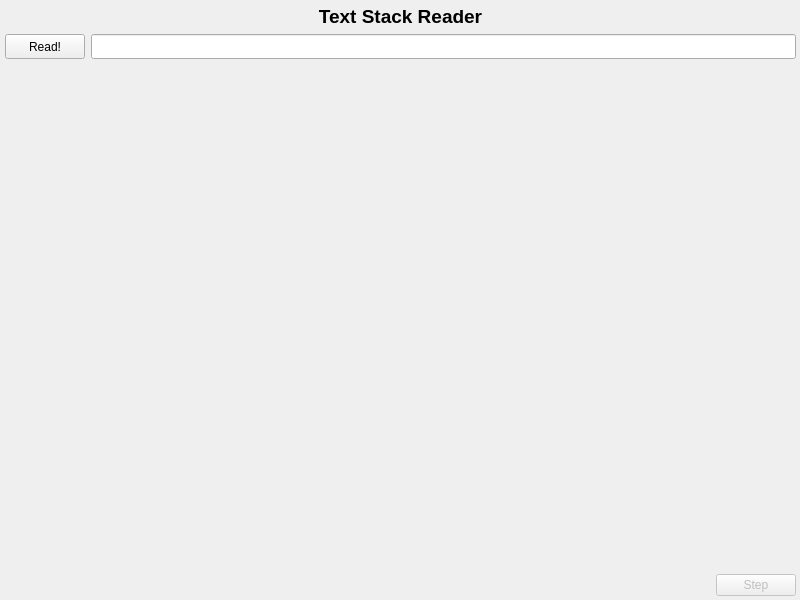
<?xml version="1.0" encoding="UTF-8"?>
<ui version="4.0">
 <class>MainWindow</class>
 <widget class="QMainWindow" name="MainWindow">
  <property name="geometry">
   <rect>
    <x>0</x>
    <y>0</y>
    <width>800</width>
    <height>600</height>
   </rect>
  </property>
  <property name="windowTitle">
   <string>MainWindow</string>
  </property>
  <widget class="QWidget" name="centralWidget">
   <widget class="QWidget" name="verticalLayoutWidget">
    <property name="geometry">
     <rect>
      <x>0</x>
      <y>0</y>
      <width>801</width>
      <height>601</height>
     </rect>
    </property>
    <layout class="QVBoxLayout" name="verticalLayout">
     <property name="leftMargin">
      <number>5</number>
     </property>
     <property name="topMargin">
      <number>5</number>
     </property>
     <property name="rightMargin">
      <number>5</number>
     </property>
     <property name="bottomMargin">
      <number>5</number>
     </property>
     <item>
      <widget class="QLabel" name="name">
       <property name="font">
        <font>
         <pointsize>14</pointsize>
         <weight>75</weight>
         <bold>true</bold>
        </font>
       </property>
       <property name="text">
        <string>Text Stack Reader</string>
       </property>
       <property name="alignment">
        <set>Qt::AlignCenter</set>
       </property>
      </widget>
     </item>
     <item>
      <layout class="QHBoxLayout" name="header_layout">
       <item>
        <widget class="QPushButton" name="input_button">
         <property name="sizePolicy">
          <sizepolicy hsizetype="Preferred" vsizetype="Preferred">
           <horstretch>0</horstretch>
           <verstretch>0</verstretch>
          </sizepolicy>
         </property>
         <property name="text">
          <string>Read!</string>
         </property>
        </widget>
       </item>
       <item>
        <widget class="QLineEdit" name="input">
         <property name="sizePolicy">
          <sizepolicy hsizetype="Expanding" vsizetype="Preferred">
           <horstretch>0</horstretch>
           <verstretch>0</verstretch>
          </sizepolicy>
         </property>
         <property name="font">
          <font>
           <family>Ubuntu Mono</family>
          </font>
         </property>
        </widget>
       </item>
      </layout>
     </item>
     <item>
      <widget class="QLabel" name="output">
       <property name="sizePolicy">
        <sizepolicy hsizetype="Expanding" vsizetype="Expanding">
         <horstretch>0</horstretch>
         <verstretch>0</verstretch>
        </sizepolicy>
       </property>
       <property name="font">
        <font>
         <family>Ubuntu Mono</family>
        </font>
       </property>
       <property name="alignment">
        <set>Qt::AlignLeading|Qt::AlignLeft|Qt::AlignTop</set>
       </property>
      </widget>
     </item>
     <item>
      <layout class="QHBoxLayout" name="menu_layout">
       <item>
        <widget class="QLabel" name="answer">
         <property name="sizePolicy">
          <sizepolicy hsizetype="Expanding" vsizetype="Preferred">
           <horstretch>0</horstretch>
           <verstretch>0</verstretch>
          </sizepolicy>
         </property>
         <property name="font">
          <font>
           <family>Ubuntu Mono</family>
          </font>
         </property>
         <property name="alignment">
          <set>Qt::AlignCenter</set>
         </property>
        </widget>
       </item>
       <item>
        <widget class="QPushButton" name="step_button">
         <property name="enabled">
          <bool>false</bool>
         </property>
         <property name="sizePolicy">
          <sizepolicy hsizetype="Preferred" vsizetype="Preferred">
           <horstretch>0</horstretch>
           <verstretch>0</verstretch>
          </sizepolicy>
         </property>
         <property name="text">
          <string>Step</string>
         </property>
        </widget>
       </item>
      </layout>
     </item>
    </layout>
   </widget>
  </widget>
 </widget>
 <layoutdefault spacing="6" margin="11"/>
 <resources/>
 <connections/>
</ui>
